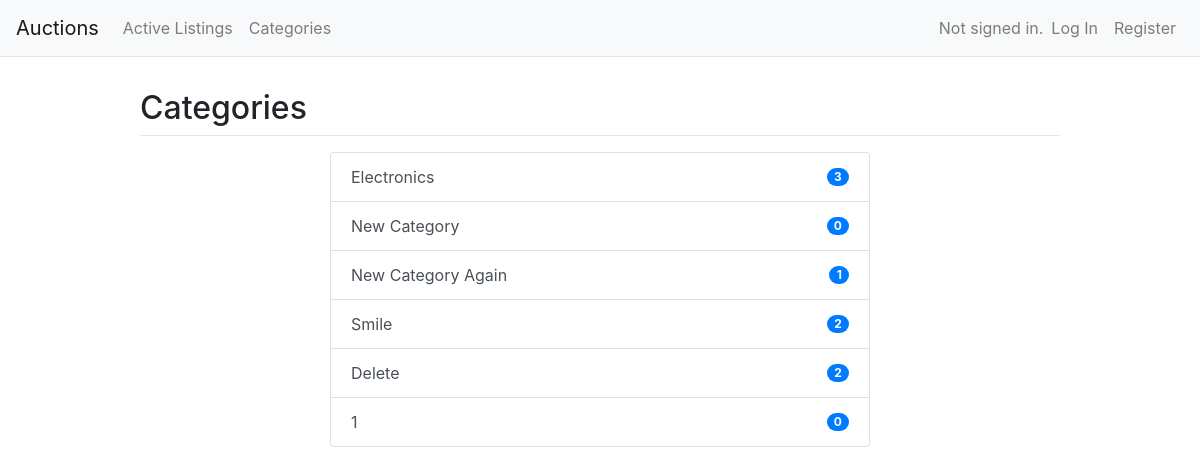
/categories, run on an earlier commit of the app's database.
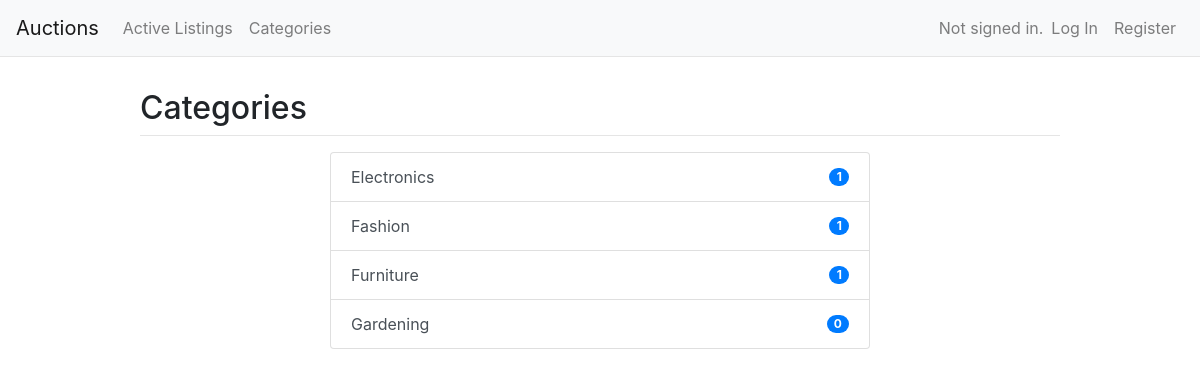
And on a later commit of the database.
### auctions/models.py (models this page shows, shortened)
class Category(models.Model):
    name = models.CharField(max_length=64)

### auctions/views.py (the view)
# urls.py: path("categories", views.categories, name="categories"),
def categories(request):
    count_active_categories = Category.objects.annotate(
        num_items=Sum(
            Case(
                When(category_items__is_active=True, then=1),
                default=0,
            ),
            output_field=IntegerField()
        )
    )
    context = {
        "categories": count_active_categories
    }
    return render(request, "auctions/categories.html", context)

### auctions/templates/auctions/categories.html
{% extends "auctions/layout.html" %}
{% block body %}
    <div class="container">
      <div class="row justify-content-center">
        <div class="col-lg-10">
          <h1 class="h2 mt-3">Categories</h1>
          <hr class="mt-1">
        </div>
      </div>
      <div class="row justify-content-center">
      {% if categories %}
        <div class="col-lg-6 col-md-9">
          <div class="list-group">
          {% for category in categories %}
            <a href="{% url 'auctions:category' category_id=category.id %}" class="list-group-item list-group-item-action d-flex
            justify-content-between align-items-center">
              {{ category.name }}
              <span class="badge badge-primary badge-pill">{{ category.num_items }}</span>
            </a>
          {% endfor %}
          </div>
        </div>
      {% else %}
        <div class="col-lg-10 mt-3 mb-2">
          <p class="text-center">No categories to display</p>
        </div>
      {% endif %}
      </div>
    </div>
{% endblock %}

### auctions/templates/auctions/layout.html (shortened to what this page needs)
{% load static %}
<!DOCTYPE html>
<html lang="en">
    <head>
        <link rel="stylesheet" href="https://stackpath.bootstrapcdn.com/bootstrap/4.4.1/css/bootstrap.min.css">
        <link href="{% static 'auctions/styles.css' %}" rel="stylesheet">
    </head>
    <body>
        <nav class="navbar navbar-expand-lg navbar-light bg-light">
            <a href="{% url 'auctions:index' %}" class="navbar-brand">Auctions</a>
            <div class="collapse navbar-collapse" id="navbarText">
            <ul class="navbar-nav mr-auto">
                <li class="nav-item">
                    <a class="nav-link" href="{% url 'auctions:index' %}">Active Listings</a>
                </li>
                <li class="nav-item">
                    <a class="nav-link" href="{% url 'auctions:categories' %}">Categories</a>
                </li>
            {% if user.is_authenticated %}
                <li class="nav-item">
                    <a class="nav-link" href="{% url 'auctions:watchlist' %}">Watchlist
                    <span class="badge badge-primary badge-pill">{{ user.watchlist.count }}</span>
                    </a>
                </li>
                <li class="nav-item">
                    <a class="nav-link" href="{% url 'auctions:new_listing' %}">Create Listing</a>
                </li>
            </ul>
            <ul class="navbar-nav ml-auto">
                <span class="navbar-text">
                    Signed in as <strong>{{ user.username }}</strong>.
                </span>
                <li class="nav-item">
                    <a class="nav-link" href="{% url 'auctions:logout' %}">Log Out</a>
                </li>
            </ul>
            {% else %}
            </ul>
            <ul class="navbar-nav ml-auto">
                <span class="navbar-text">
                    Not signed in.
                </span>
                <li class="nav-item">
                    <a class="nav-link" href="{% url 'auctions:login' %}">Log In</a>
                </li>
                <li class="nav-item">
                    <a class="nav-link" href="{% url 'auctions:register' %}">Register</a>
                </li>
            </ul>
            {% endif %}
            </div>
        </nav>
        <hr class="mt-0">
        {% block body %}
        {% endblock %}
    </body>
</html>

What changed in the data, as far as the page shows it:
removed Category: name "New Category", num_items "0"
removed Category: name "New Category Again", num_items "1"
removed Category: name "Smile", num_items "2"
removed Category: name "Delete", num_items "2"
removed Category: name "1", num_items "0"
computed for Category "Electronics": num_items "3" → "1"
added Category: name "Fashion", num_items "1"
added Category: name "Furniture", num_items "1"
added Category: name "Gardening", num_items "0"
